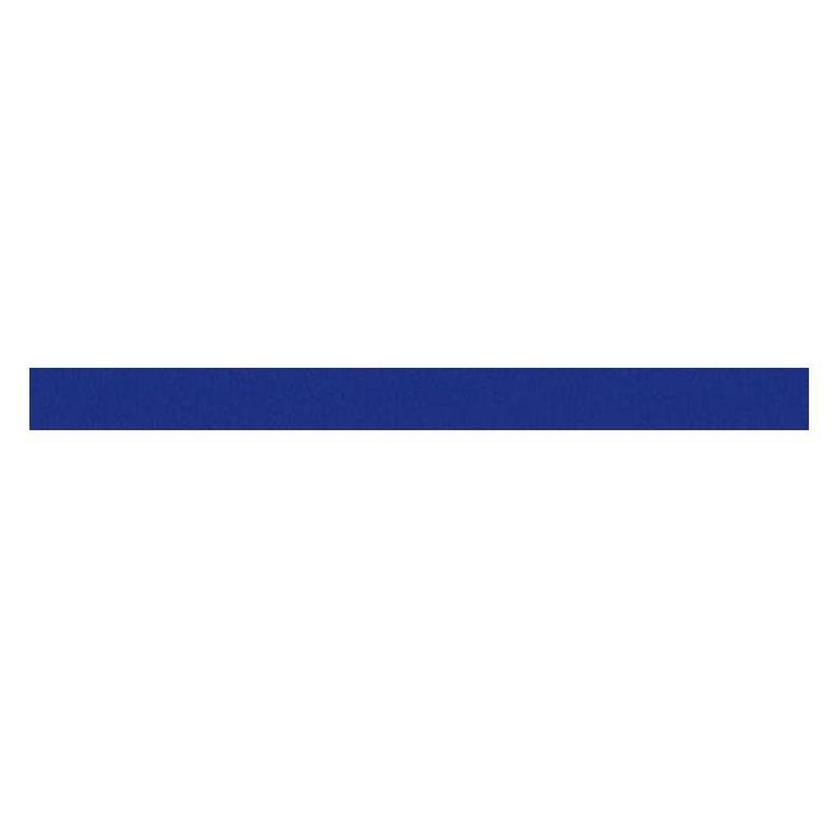
#> input picture cobalt-blue-daltile-tile-trim-dm141-261p2-64_1000.jpg, 840 x 840 px, shrunk from 1000 x 1000 before the run
$ python rectangel.py   (Python 2 division)
#> lines starting #> are read from the running program, lines starting #| are printed output that depends on the picture; after the words box and inside, x2 and y2 are one past the last pixel; in counts of white or black regions, pixels touching at a corner belong together; long printed decimals are rounded
import numpy as np
import cv2
import argparse as m
from matplotlib import pyplot as plt

img = cv2.imread('cobalt-blue-daltile-tile-trim-dm141-261p2-64_1000.jpg')
#> img is the input picture: shape (840, 840, 3); mean B, G, R 246.2, 240.7, 239.5

hsv = cv2.cvtColor(img,cv2.COLOR_BGR2HSV)
#> hsv: shape (840, 840, 3); mean H, S, V 10, 13.4, 246.2

lower_blue=np.array([110,50,50])
upper_blue=np.array([130,255,255])

mask=cv2.inRange(hsv , lower_blue ,upper_blue)
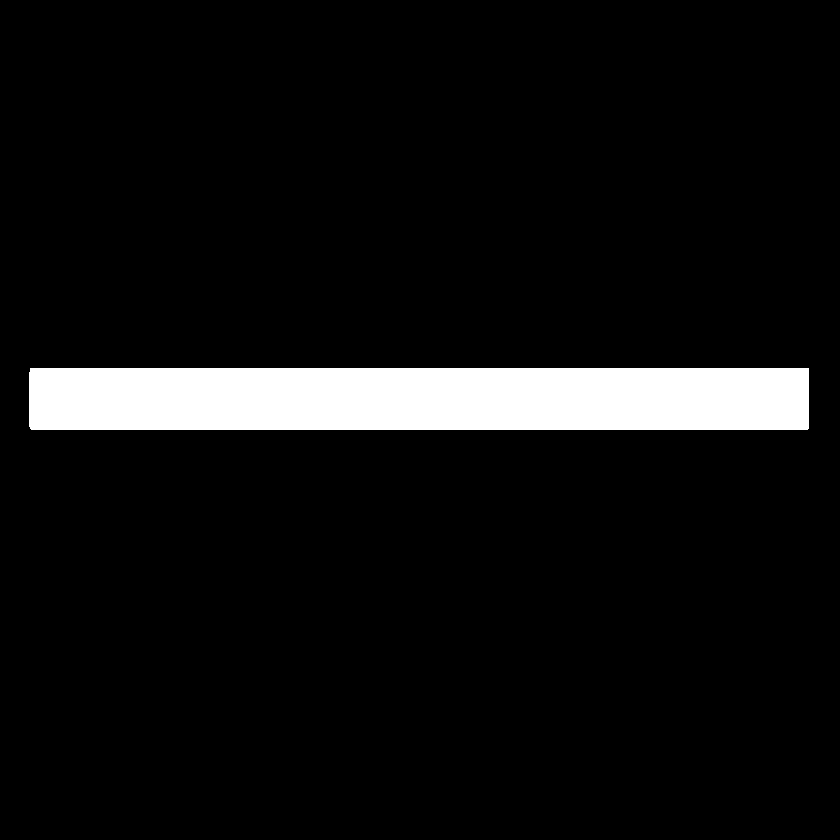
#> mask: shape (840, 840); 6.9% white; 1 white region, box (x1, y1, x2, y2) and area: (29, 368, 809, 430) 48351

res= cv2.bitwise_and(img,img,mask=mask)
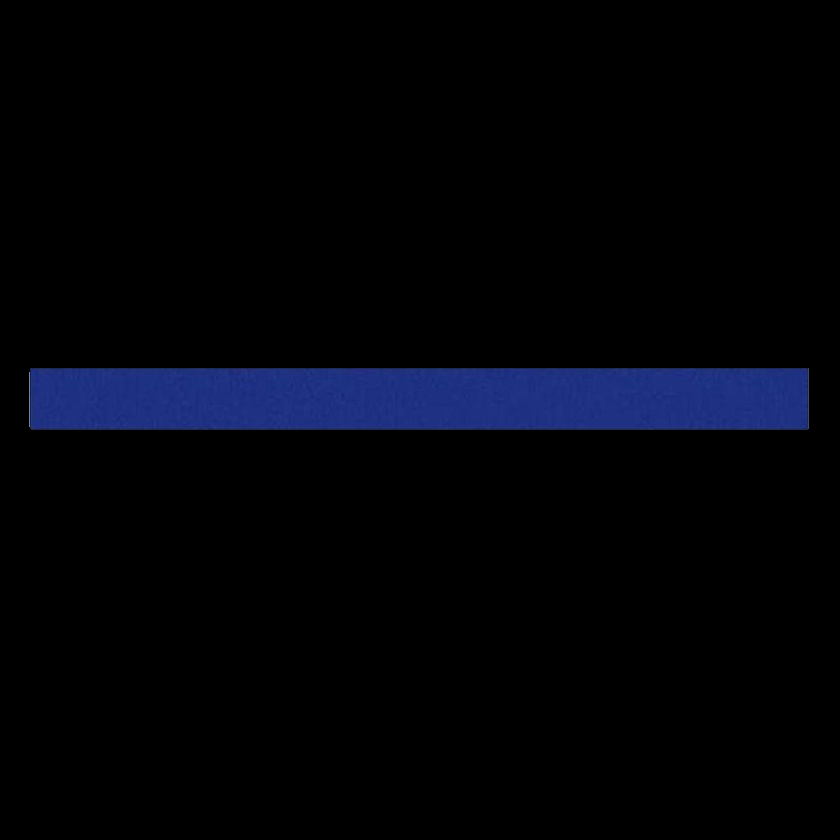
#> res: shape (840, 840, 3); mean B, G, R 8.8, 3.3, 2.1
#cv2.imshow('img',res)

#find end and start point
gray = cv2.cvtColor(res,cv2.COLOR_RGB2GRAY)
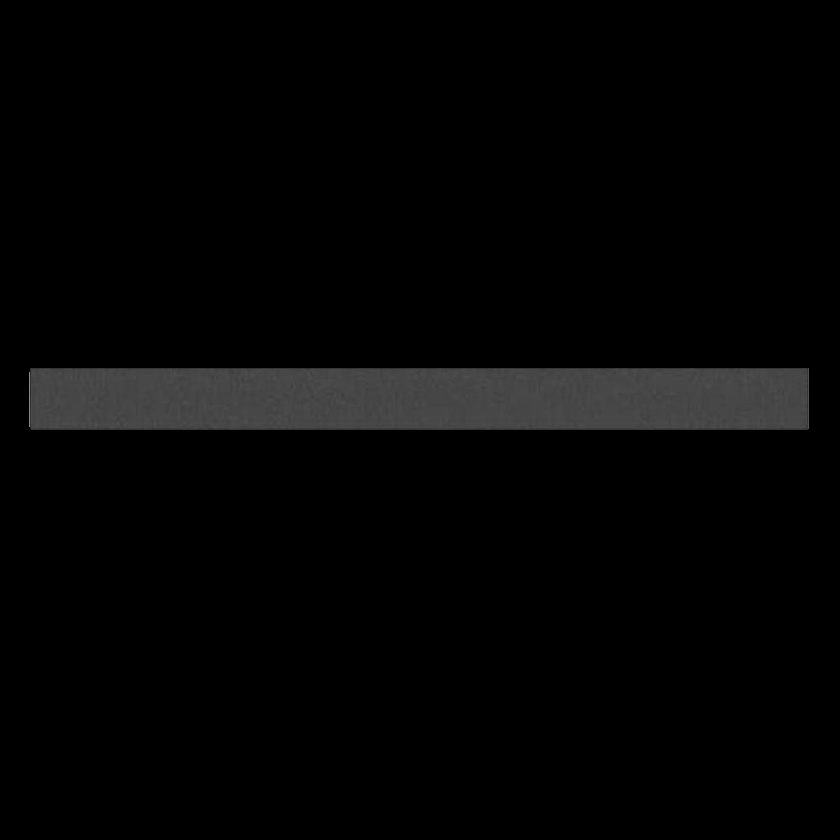
#> gray: shape (840, 840); min 0, max 144, mean 4.8

corners = cv2.goodFeaturesToTrack(gray,4,0.01,10)
#> corners = [[29, 426], [29, 372], [808, 368], [808, 428]]
corners = np.int0(corners)

for i in corners:
	x,y = i.ravel()
	cv2.circle(img,(x,y),3,(0,255,0),-1)
#> this loop made 4 passes
#> img: shape (840, 840, 3); 0.02% of pixels changed, all inside (x1, y1, x2, y2) = (26, 365, 812, 432)

x1_blue,y1_blue= corners[0].ravel()
#> x1_blue = 29; y1_blue = 426
x2_blue,y2_blue= corners[1].ravel()
#> x2_blue = 29; y2_blue = 372
x3_blue,y3_blue= corners[2].ravel()
#> x3_blue = 808; y3_blue = 368
x4_blue,y4_blue= corners[3].ravel()
#> x4_blue = 808; y4_blue = 428

print ("x1 :",x1_blue," , y1 :",y1_blue)
#| x1 : 29  , y1 : 426
print ("x2 :",x2_blue," , y2 :",y2_blue)
#| x2 : 29  , y2 : 372
print ("x3 :",x3_blue," , y3 :",y3_blue)
#| x3 : 808  , y3 : 368
print ("x4 :",x4_blue," , y4 :",y4_blue)
#| x4 : 808  , y4 : 428

#cv2.imshow('img',img)

############################################calculat lin#########################
#corner1-corner2 toooooo line1
if abs(x1_blue-x2_blue) > abs(y1_blue-y2_blue) :
	line1 = abs(x1_blue-x2_blue)
else :
	line1 = abs(y1_blue-y2_blue)
#> line1 = 54

#corner4-corner2 tooooo line2
if abs(x4_blue-x2_blue) > abs(y4_blue-y2_blue) :
	line2 = abs(x4_blue-x2_blue)
#> line2 = 779
else :
	line2 = abs(y4_blue-y2_blue)

#corner3-corner2 tooooo line3
if abs(x3_blue-x2_blue) > abs(y3_blue-y2_blue) :
	line3 = abs(x3_blue-x2_blue)
#> line3 = 779
else :
	line3 = abs(y3_blue-y2_blue)


if abs(line1-line2) > abs(line1-line3):
    line2=line2
else:
    line2=line3

print line1
#| 54
print line2
#| 779
#print line3

if line1 < line2:
    lin_ref=line1
#> lin_ref = 54
    pix_lin=line2
#> pix_lin = 779
else :
    lin_ref=line2
    pix_lin=line1

len_of_line = (pix_lin * 1.9)/lin_ref
#> len_of_line = 27.41

print (len_of_line)
#| 27.409

len_of_line=str(len_of_line)
#> len_of_line = '27.409259259259258'
font = cv2.FONT_HERSHEY_SIMPLEX
#> font = 0
cv2.putText(img,len_of_line + 'cm',(10,200),font,2 ,(0,0,0),5)
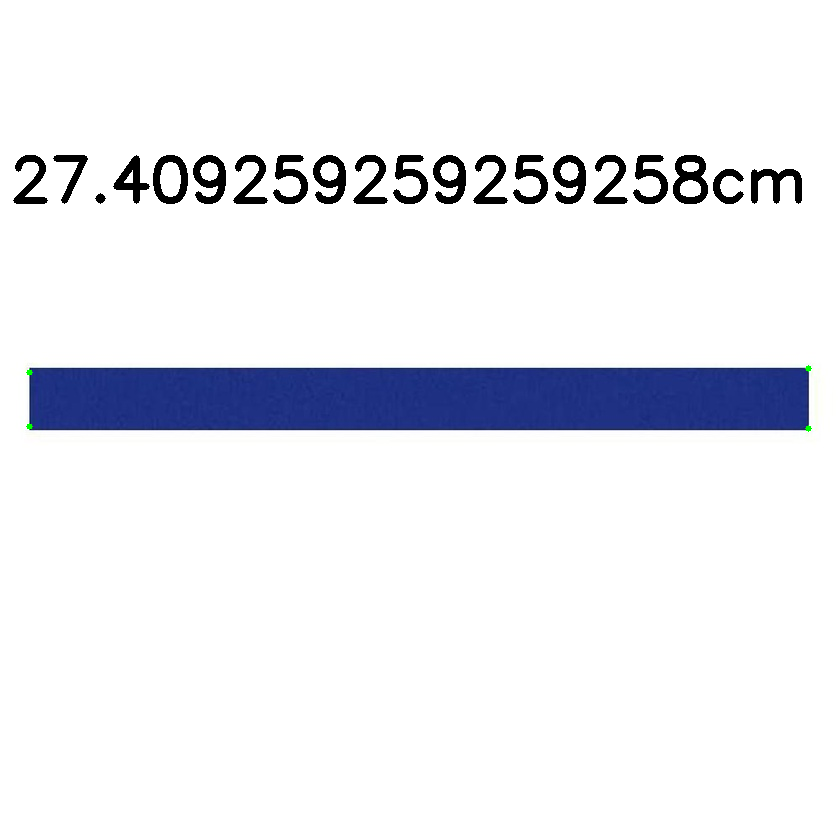
#> img: shape (840, 840, 3); mean B, G, R 240.8, 235.4, 234.1

cv2.imshow('img',img)

cv2.waitKey(0)
cv2.destroyAllWindows()
